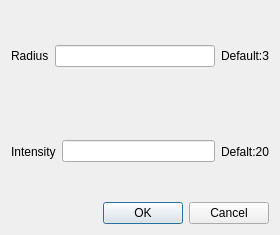
<?xml version="1.0" encoding="UTF-8"?>
<ui version="4.0">
 <class>RandIntensity</class>
 <widget class="QDialog" name="RandIntensity">
  <property name="geometry">
   <rect>
    <x>0</x>
    <y>0</y>
    <width>280</width>
    <height>235</height>
   </rect>
  </property>
  <property name="windowTitle">
   <string>Dialog</string>
  </property>
  <layout class="QGridLayout" name="gridLayout">
   <item row="0" column="0">
    <layout class="QVBoxLayout" name="verticalLayout">
     <item>
      <layout class="QHBoxLayout" name="horizontalLayout">
       <item>
        <widget class="QLabel" name="label">
         <property name="text">
          <string>Radius</string>
         </property>
        </widget>
       </item>
       <item>
        <widget class="QLineEdit" name="radius"/>
       </item>
       <item>
        <widget class="QLabel" name="label_3">
         <property name="text">
          <string>Default:3</string>
         </property>
        </widget>
       </item>
      </layout>
     </item>
     <item>
      <layout class="QHBoxLayout" name="horizontalLayout_2">
       <item>
        <widget class="QLabel" name="label_2">
         <property name="text">
          <string>Intensity</string>
         </property>
        </widget>
       </item>
       <item>
        <widget class="QLineEdit" name="intensity"/>
       </item>
       <item>
        <widget class="QLabel" name="label_4">
         <property name="text">
          <string>Defalt:20</string>
         </property>
        </widget>
       </item>
      </layout>
     </item>
     <item>
      <widget class="QDialogButtonBox" name="buttonBox">
       <property name="orientation">
        <enum>Qt::Horizontal</enum>
       </property>
       <property name="standardButtons">
        <set>QDialogButtonBox::Cancel|QDialogButtonBox::Ok</set>
       </property>
      </widget>
     </item>
    </layout>
   </item>
  </layout>
 </widget>
 <resources/>
 <connections/>
</ui>
